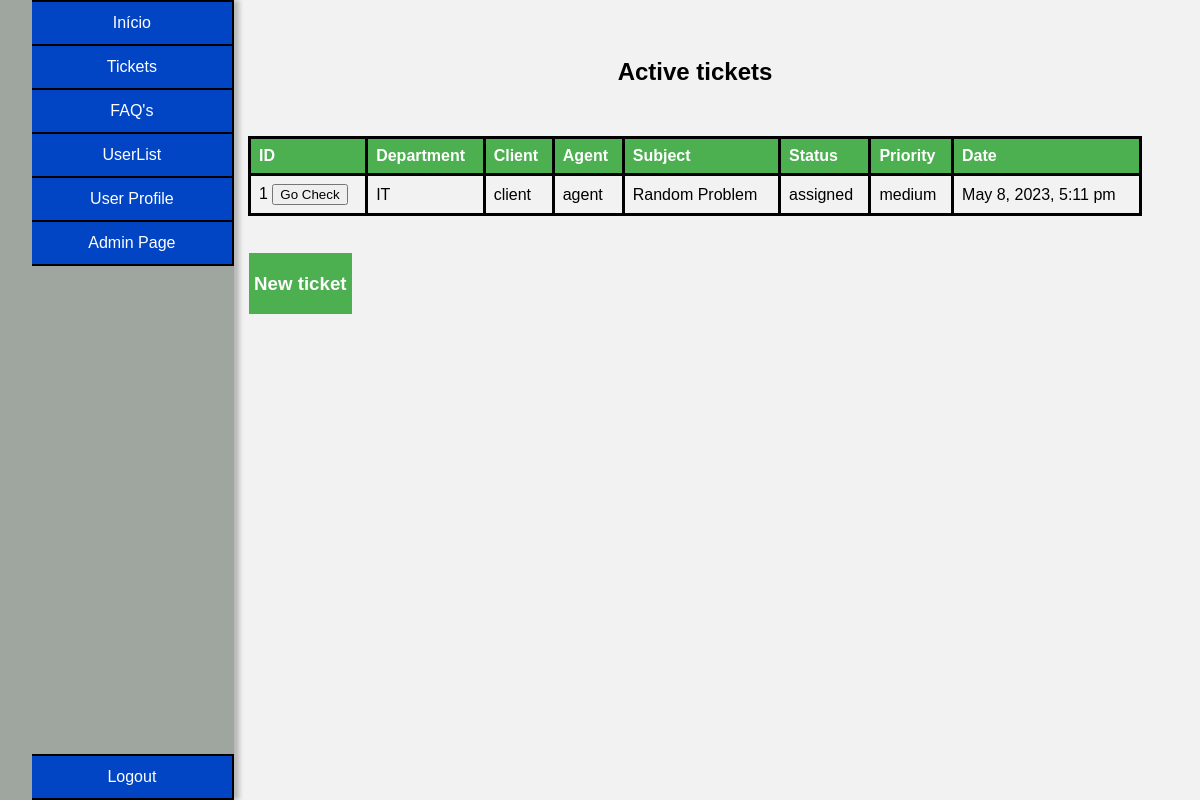
Page /tickets.php (signed in) on the earlier database version.
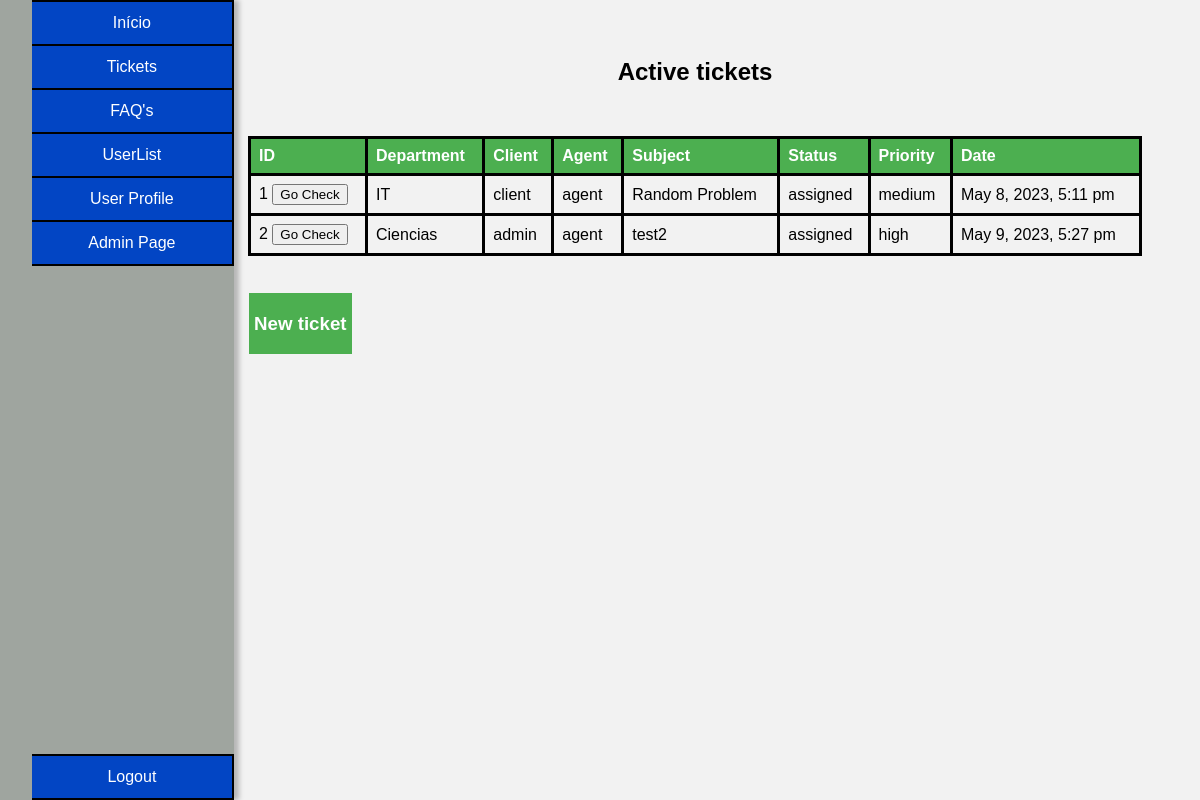
Same page on the later database version.
### tables this page shows
CREATE TABLE tickets(
    id INTEGER PRIMARY KEY,
    department_id INTEGER,
    client_id INTEGER,
    agent_id INTEGER,
    subject VARCHAR(200) NOT NULL,
    description TEXT NOT NULL,
    status VARCHAR(10) CHECK(status = 'open' or status = 'assigned' or status = 'closed') NOT NULL,
    priority VARCHAR(10) CHECK(priority = 'low' or priority = 'medium' or priority ='high') NOT NULL,
    created_at DATETIME NOT NULL,
    updated_at DATETIME,
    FOREIGN KEY (department_id) REFERENCES department(id),
    FOREIGN KEY (client_id) REFERENCES user(id),
    FOREIGN KEY (agent_id) REFERENCES user(id)
);

CREATE TABLE department(
    id INTEGER PRIMARY KEY,
    name VARCHAR(50) NOT NULL
);

CREATE TABLE user(
    id INTEGER PRIMARY KEY,
    name VARCHAR(50) NOT NULL,
    username VARCHAR(50) UNIQUE NOT NULL,
    email VARCHAR(50) UNIQUE NOT NULL,
    password VARCHAR(255) NOT NULL,
    role VARCHAR(10) CHECK(role = 'client' or role = 'agent' or role = 'admin') NOT NULL,
    department_id INTEGER,
    FOREIGN KEY (department_id) REFERENCES department(id)
);

### functions.php (the view, shortened to what this page needs)
<?php
function searchUser($id){
    $db = getDatabaseConnection();
    $stmt = $db->prepare('SELECT * FROM user WHERE id = ?');
    $stmt->execute(array($id));
    return $stmt->fetch();
}
function getTicketsTableForUser($paramter){
    $db = getDatabaseConnection();
    $user = searchUser($_SESSION["user_id"]);
    if($paramter == 0){
        $stmt = $db->prepare('SELECT * FROM tickets WHERE client_id = ?');
        $stmt->execute(array($user["id"]));
        $tickets = $stmt->fetchAll();
    }
    else if($paramter == 1){
        $stmt = $db->prepare('SELECT * FROM tickets WHERE agent_id = ?');
        $stmt->execute(array($user["id"]));
        $tickets = $stmt->fetchAll();
    }
    else if($paramter == 2){
        $stmt = $db->prepare('SELECT * FROM tickets');
        $stmt->execute();
        $tickets = $stmt->fetchAll();
    }
    foreach ($tickets as $ticket) {
        $stmt = $db->prepare('SELECT * FROM department WHERE id = ?');
        $stmt->execute(array($ticket['department_id']));
        $department = $stmt->fetch();
        $stmt = $db->prepare('SELECT * FROM user WHERE id = ?');
        $stmt->execute(array($ticket['client_id']));
        $c_user = $stmt->fetch();
        $stmt = $db->prepare('SELECT * FROM user WHERE id = ?');
        $stmt->execute(array($ticket['agent_id']));
        $a_user = $stmt->fetch();
        echo "<tr>
            <td>" .$ticket['id']. "   <button onclick=sendDataTicket('". $ticket['id'] ."')>Go Check</button></td>
            <td>" . $department['name'] . "</td>
            <td>" . $c_user['name'] . "</td>
            <td>" . $a_user['name'] . "</td>
            <td>" . $ticket['subject'] . "</td>
            <td>" . $ticket['status'] . "</td>
            <td>" . $ticket['priority'] . "</td>
            <td>" . $ticket['updated_at'] . "</td>
            </tr>";
}
}
?>

Differences in the rows shown:
added tickets: id "2", department.name "Ciencias", client.name "admin", agent.name "agent", subject "test2", status "assigned", priority "high", updated_at "May 9, 2023, 5:27 pm"
